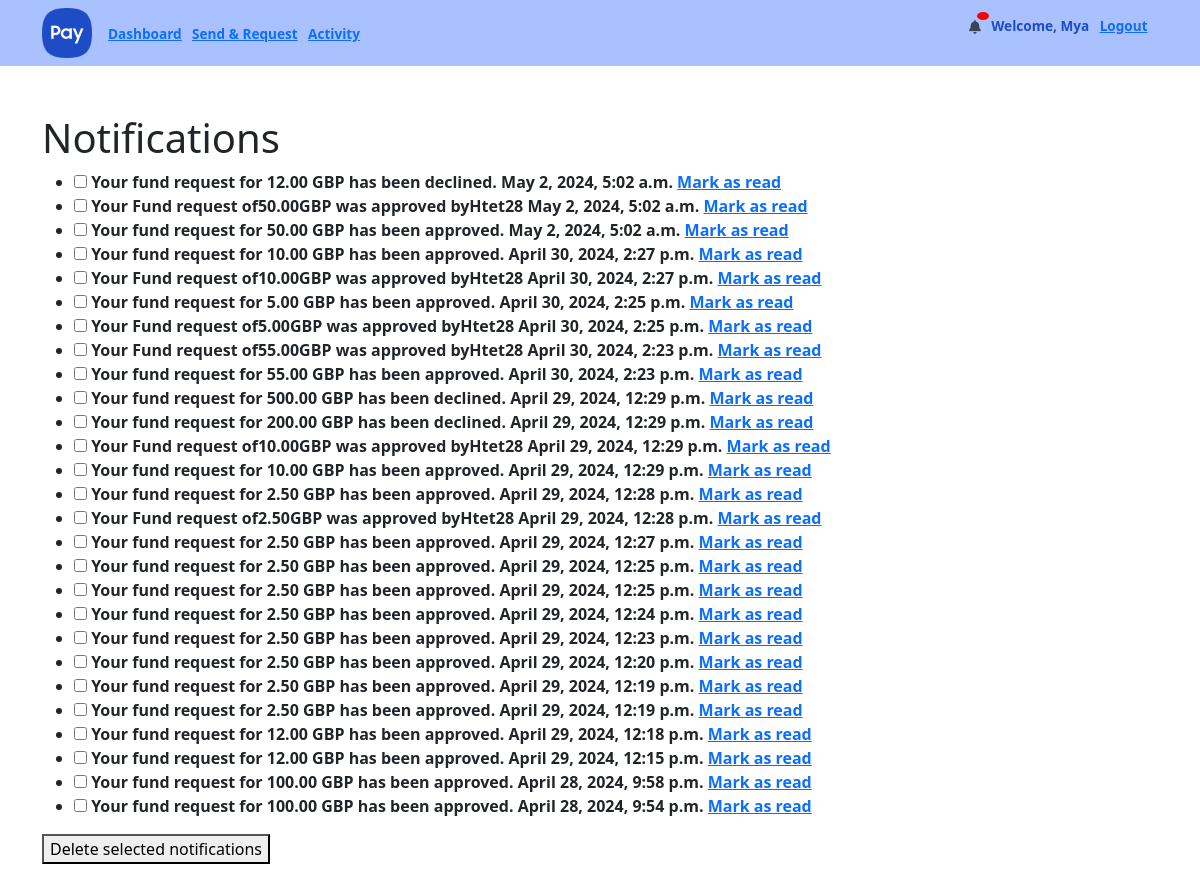
Screenshot of /webapps2024/notifications/notification_list/ (signed in) with the database file from the repository.
### notifications/models.py (models this page shows, shortened)
class Notification(models.Model):
    objects = None
    recipient = models.ForeignKey(User, on_delete=models.CASCADE)
    message = models.CharField(max_length=255)
    timestamp = models.DateTimeField(auto_now_add=True)
    is_read = models.BooleanField(default=False)
    class Meta:
        ordering = ['-timestamp']

### notifications/views.py (the view)
# urls.py: path("notification_list/", views.notification_list, name="notification_list"),
@login_required(login_url='login')
def notification_list(request):
    notifications = list(Notification.objects.filter(recipient=request.user).order_by('-timestamp'))
    context = {'notifications': notifications}
    return render(request, 'notifications/notification_list.html', context)

### templates/notifications/notification_list.html (shortened to what this page needs)
{% extends 'main/base.html' %}
{% block content %}
<h1>Notifications</h1>
{% if notifications %}
<form id="notification-form" method="post" action="{% url 'notifications:notification_delete_multiple' %}">
    <ul>
        {% for notification in notifications %}
        <li{% if not notification.is_read %} class="unread"{% endif %}>
        <input type="checkbox" name="selected_notifications" value="{{ notification.id }}" id="checkbox_{{ notification.id }}">
        <label for="checkbox_{{ notification.id }}">
            <strong>{{ notification.message }}</strong>
            <span class="timestamp">{{ notification.timestamp }}</span>
        </label>
        {% if not notification.is_read %}
        <a href="{% url 'notifications:notification_mark_read' notification.pk %}">Mark as read</a>
        {% else %}
        <span class="read">Read</span>
        {% endif %}
        </li>
        {% endfor %}
    </ul>
    <button type="submit">Delete selected notifications</button>
</form>
{% else %}
<p>No notifications.</p>
{% endif %}
{% endblock %}

### templates/main/base.html (shortened to what this page needs)
{% load crispy_forms_tags %}
{% load static %}
{% load mathfilters %}
<!DOCTYPE html>
<html lang="en">
<head>
    <link href="https://cdn.jsdelivr.net/npm/bootstrap@5.3.3/dist/css/bootstrap.min.css" rel="stylesheet"
>
    <link rel="stylesheet" href="https://cdnjs.cloudflare.com/ajax/libs/font-awesome/6.5.2/css/all.min.css"
/>
    <link rel="stylesheet" type="text/css" href="{% static '/css/main.css' %}">
</head>
<nav class="navbar navbar-expand-lg navbar-light" style="background-color: #7ea1ffa8;">
    <div class="container">
        <a href="#" class="navbar-brand mb-0 mr-3 h1">
            <img alt="logo" src="{% static 'logo.png' %}" width="50" height="50"/>
        </a>
        <div class="collapse navbar-collapse justify-content-between" id="navbarText">
            <ul class="navbar-nav">
                {% if user.is_authenticated %}
                <li class="nav-item">
                    <a href="{% url 'dashboard' %}">Dashboard</a>
                </li>
                <li class="nav-item">
                    <a href="{% url 'send&request' %}">Send & Request</a>
                </li>
                <li class="nav-item">
                    <a href="{% url 'transactionlog' %}">Activity</a>
                </li>
            </ul>
            <ul>
                <ul class="navbar-nav ms-auto">
                    <li class="nav-item">
                        <a href="{% url 'notifications:notification_list' %}" class="nav-link setting-icon position-relative">
                            <i class="fa-solid fa-bell"></i>
                            <span class="notification-badge">{{ new_notification_count}}</span>
                        </a>
                    </li>
                    <li class="nav-item"><a>Welcome, {{ user.username }}</a></li>
                    <li class="nav-item">
                        <a href="{% url 'logout' %}">Logout</a>
                    </li>
                </ul>
                {% endif %}
            </ul>
        </div>
    </div>
</nav>
<body>
<div class="container py-5" style="padding-top: 80px;">
    {% block content %}
    {% endblock %}
</div>
</body>
</html>

### static/css/main.css (style rules this page uses)
:root { --bs-primary-color: #0c2340; }
.navbar { color: #1e4bc6; padding: 0.2rem 0; }
.navbar-nav li a { font-weight: bold; font-size: 0.85rem; margin-right: 0.65rem; }
.unread { font-weight: bold; }
.setting-icon { padding: 0 !important; margin-top: 4px; }
.notification-badge { position: absolute; top: -5px; right: -8px; background-color: red; color: white; border-radius: 50%; padding: 4px 6px; font-size: 12px; }

### rows the page displays
Notification: message "Your fund request for 12.00 GBP has been declined.", timestamp "May 2, 2024, 5:02 a.m.", is_read "Mark as read"
Notification: message "Your Fund request of50.00GBP was approved byHtet28", timestamp "May 2, 2024, 5:02 a.m.", is_read "Mark as read"
Notification: message "Your fund request for 50.00 GBP has been approved.", timestamp "May 2, 2024, 5:02 a.m.", is_read "Mark as read"
Notification: message "Your fund request for 10.00 GBP has been approved.", timestamp "April 30, 2024, 2:27 p.m.", is_read "Mark as read"
Notification: message "Your Fund request of10.00GBP was approved byHtet28", timestamp "April 30, 2024, 2:27 p.m.", is_read "Mark as read"
Notification: message "Your fund request for 5.00 GBP has been approved.", timestamp "April 30, 2024, 2:25 p.m.", is_read "Mark as read"
Notification: message "Your Fund request of5.00GBP was approved byHtet28", timestamp "April 30, 2024, 2:25 p.m.", is_read "Mark as read"
Notification: message "Your Fund request of55.00GBP was approved byHtet28", timestamp "April 30, 2024, 2:23 p.m.", is_read "Mark as read"
Notification: message "Your fund request for 55.00 GBP has been approved.", timestamp "April 30, 2024, 2:23 p.m.", is_read "Mark as read"
Notification: message "Your fund request for 500.00 GBP has been declined.", timestamp "April 29, 2024, 12:29 p.m.", is_read "Mark as read"
Notification: message "Your fund request for 200.00 GBP has been declined.", timestamp "April 29, 2024, 12:29 p.m.", is_read "Mark as read"
Notification: message "Your Fund request of10.00GBP was approved byHtet28", timestamp "April 29, 2024, 12:29 p.m.", is_read "Mark as read"
Notification: message "Your fund request for 10.00 GBP has been approved.", timestamp "April 29, 2024, 12:29 p.m.", is_read "Mark as read"
Notification: message "Your fund request for 2.50 GBP has been approved.", timestamp "April 29, 2024, 12:28 p.m.", is_read "Mark as read"
Notification: message "Your Fund request of2.50GBP was approved byHtet28", timestamp "April 29, 2024, 12:28 p.m.", is_read "Mark as read"
Notification: message "Your fund request for 2.50 GBP has been approved.", timestamp "April 29, 2024, 12:27 p.m.", is_read "Mark as read"
Notification: message "Your fund request for 2.50 GBP has been approved.", timestamp "April 29, 2024, 12:25 p.m.", is_read "Mark as read"
Notification: message "Your fund request for 2.50 GBP has been approved.", timestamp "April 29, 2024, 12:25 p.m.", is_read "Mark as read"
Notification: message "Your fund request for 2.50 GBP has been approved.", timestamp "April 29, 2024, 12:24 p.m.", is_read "Mark as read"
Notification: message "Your fund request for 2.50 GBP has been approved.", timestamp "April 29, 2024, 12:23 p.m.", is_read "Mark as read"
Notification: message "Your fund request for 2.50 GBP has been approved.", timestamp "April 29, 2024, 12:20 p.m.", is_read "Mark as read"
Notification: message "Your fund request for 2.50 GBP has been approved.", timestamp "April 29, 2024, 12:19 p.m.", is_read "Mark as read"
Notification: message "Your fund request for 2.50 GBP has been approved.", timestamp "April 29, 2024, 12:19 p.m.", is_read "Mark as read"
Notification: message "Your fund request for 12.00 GBP has been approved.", timestamp "April 29, 2024, 12:18 p.m.", is_read "Mark as read"
Notification: message "Your fund request for 12.00 GBP has been approved.", timestamp "April 29, 2024, 12:15 p.m.", is_read "Mark as read"
Notification: message "Your fund request for 100.00 GBP has been approved.", timestamp "April 28, 2024, 9:58 p.m.", is_read "Mark as read"
Notification: message "Your fund request for 100.00 GBP has been approved.", timestamp "April 28, 2024, 9:54 p.m.", is_read "Mark as read"

### other values shown
{{ user.username }} "Mya"
